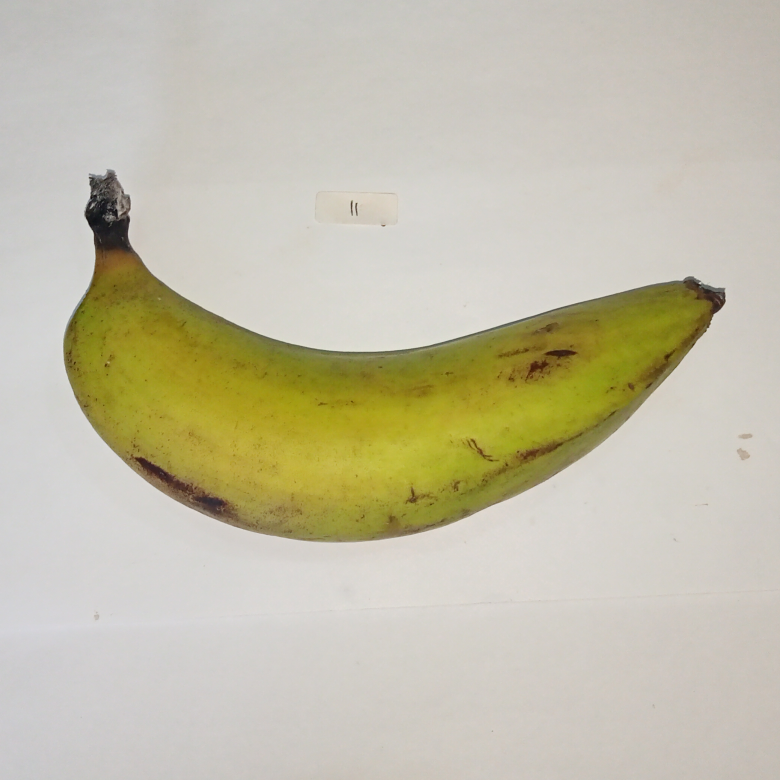
#> input picture data/raw/Realme_11_H11F1_Kanan_matang.jpg, 3120 x 3120 px (shown at 1/4 size); its folder holds only this picture in this run
$ python run_single.py ../data/raw/Realme_11_H11F1_Kanan_matang.jpg
#> lines starting #> are read from the running program, lines starting #| are printed output that depends on the picture; after the words box and inside, x2 and y2 are one past the last pixel; in counts of white or black regions, pixels touching at a corner belong together
### src/banana_ripeness/io_utils.py
"""I/O utilities: reading, writing images, directory discovery, and filename metadata parsing."""

from pathlib import Path
from typing import Dict, List, Optional, Tuple, Union
import cv2
import numpy as np


CANONICAL_CLASSES = ["Mentah", "Matang", "Terlalu Matang", "Busuk"]


def read_image(path: Union[str, Path]) -> np.ndarray:
    """Read an image from disk in BGR format with proper Windows path handling."""
    p = Path(path).resolve()
    if not p.exists():
        raise FileNotFoundError(f"Image not found at: {p}")

    # Use cv2.imdecode to support paths with non-ASCII or space characters reliably on Windows
    data = np.fromfile(str(p), dtype=np.uint8)
    img = cv2.imdecode(data, cv2.IMREAD_COLOR)
    if img is None:
        raise ValueError(f"Failed to decode image from: {p}")
    return img


def write_image(path: Union[str, Path], img: np.ndarray) -> bool:
    """Write an image to disk, creating parent directories if needed."""
    p = Path(path).resolve()
    p.parent.mkdir(parents=True, exist_ok=True)
    ext = p.suffix.lower()
    if not ext:
        ext = ".png"
        p = p.with_suffix(ext)

    success, buf = cv2.imencode(ext, img)
    if not success:
        return False
    with open(p, "wb") as f:
        f.write(buf.tobytes())
    return True


# [10 lines left out: function list_images, not called in this run]


def parse_filename_metadata(filename_or_path: Union[str, Path]) -> Dict[str, Optional[str]]:
    """Parse banana metadata (device, specimen, side, canonical condition) from filename.

    Example:
        'Realme_11_H11F1_Kanan_matang.jpg'
        -> {
            'device': 'Realme 11',
            'specimen': 'H11F1',
            'day': 'H11',
            'angle': 'F1',
            'side': 'Kanan',
            'label': 'Matang',
            'stem': 'Realme_11_H11F1_Kanan_matang'
        }
    """
    stem = Path(filename_or_path).stem
    parts = stem.split("_")

    meta: Dict[str, Optional[str]] = {
        "device": None,
        "specimen": None,
        "day": None,
        "angle": None,
        "side": None,
        "label": None,
        "stem": stem,
    }

    # Normalize lower case for condition parsing
    lower_stem = stem.lower()
    if "terlalu-matang" in lower_stem or "terlalu_matang" in lower_stem or "terlalumatang" in lower_stem:
        meta["label"] = "Terlalu Matang"
    elif "mentah" in lower_stem:
        meta["label"] = "Mentah"
    elif "busuk" in lower_stem:
        meta["label"] = "Busuk"
    elif "matang" in lower_stem:
        meta["label"] = "Matang"

    if "kanan" in lower_stem:
        meta["side"] = "Kanan"
    elif "kiri" in lower_stem:
        meta["side"] = "Kiri"

    if len(parts) >= 2:
        meta["device"] = f"{parts[0]} {parts[1]}"
    if len(parts) >= 3:
        spec = parts[2]
        meta["specimen"] = spec
        if "F" in spec:
            d_part, a_part = spec.split("F", 1)
            meta["day"] = d_part
            meta["angle"] = f"F{a_part}"
        else:
            meta["day"] = spec

    return meta

### src/banana_ripeness/preprocessing.py
"""Preprocessing module: resizing, Gaussian filtering, and contrast stretching."""

from typing import Tuple, Union
import cv2
import numpy as np

from .config import Config, PreprocessingConfig


def resize(img: np.ndarray, size: Tuple[int, int] = (600, 600)) -> np.ndarray:
    """Resize image to standard dimensions (width, height)."""
    return cv2.resize(img, size, interpolation=cv2.INTER_AREA)


def gaussian_blur(
    img: np.ndarray,
    ksize: Tuple[int, int] = (5, 5),
    sigma: float = 0.0,
) -> np.ndarray:
    """Apply Gaussian blur to reduce high-frequency texture noise."""
    # Ensure kernel dimensions are odd
    kw = ksize[0] if ksize[0] % 2 == 1 else ksize[0] + 1
    kh = ksize[1] if ksize[1] % 2 == 1 else ksize[1] + 1
    return cv2.GaussianBlur(img, (kw, kh), sigmaX=sigma, sigmaY=sigma)


def contrast_stretch(
    img: np.ndarray,
    p_low: float = 2.0,
    p_high: float = 98.0,
) -> np.ndarray:
    """Apply percentile-based contrast stretching on the Value (V) channel in HSV space.

    Preserves color hues and saturation while boosting dynamic range when sufficient
    variance exists (v_max - v_min > 30).
    """
    hsv = cv2.cvtColor(img, cv2.COLOR_BGR2HSV)
    v = hsv[:, :, 2].astype(np.float32)

    v_min, v_max = np.percentile(v, (p_low, p_high))
    if v_max - v_min > 30:
        v_stretched = np.clip((v - v_min) * (255.0 / (v_max - v_min)), 0, 255)
        hsv[:, :, 2] = v_stretched.astype(np.uint8)
        return cv2.cvtColor(hsv, cv2.COLOR_HSV2BGR)
    return img


def preprocess(
    img: np.ndarray,
    cfg: Union[Config, PreprocessingConfig],
) -> np.ndarray:
    """Execute complete preprocessing stage: resize -> (optional) contrast stretch -> Gaussian blur."""
    if isinstance(cfg, Config):
        size = cfg.image.size
        p_cfg = cfg.preprocessing
    else:
        size = (600, 600)
        p_cfg = cfg

    # 1. Resize
    out = resize(img, size)

    # 2. Contrast stretching
    if p_cfg.contrast_stretch:
        low_p, high_p = p_cfg.stretch_percentiles
        out = contrast_stretch(out, p_low=low_p, p_high=high_p)

    # 3. Gaussian Blur
    out = gaussian_blur(out, ksize=p_cfg.gaussian_kernel, sigma=p_cfg.gaussian_sigma)
    return out

### src/banana_ripeness/segmentation.py
"""Segmentation module: HSV color thresholding, Otsu thresholding, and mask combination."""

from typing import Any, Dict, Sequence, Union
import cv2
import numpy as np

from .config import Config, SegmentationConfig


def to_hsv(img_bgr: np.ndarray) -> np.ndarray:
    """Convert BGR image to HSV color space."""
    return cv2.cvtColor(img_bgr, cv2.COLOR_BGR2HSV)


def hsv_mask(
    hsv: np.ndarray,
    lower: Sequence[int],
    upper: Sequence[int],
) -> np.ndarray:
    """Create a binary mask isolating pixels within HSV bounds."""
    lower_np = np.array(lower, dtype=np.uint8)
    upper_np = np.array(upper, dtype=np.uint8)
    return cv2.inRange(hsv, lower_np, upper_np)


def otsu_mask(channel: np.ndarray, auto_invert: bool = True) -> np.ndarray:
    """Calculate Otsu automatic threshold on a single grayscale/channel image.

    If auto_invert is enabled, analyzes border boundary pixels. If border pixels are
    predominantly foreground (white), inverts the mask so the main central object
    becomes the foreground.
    """
    _, mask = cv2.threshold(channel, 0, 255, cv2.THRESH_BINARY + cv2.THRESH_OTSU)

    if auto_invert:
        # Check boundary pixels along borders (top, bottom, left, right)
        border_pixels = np.concatenate([
            mask[0, :],
            mask[-1, :],
            mask[:, 0],
            mask[:, -1],
        ])
        # If over 50% of the image perimeter is 255, the background was thresholded as object
        if np.mean(border_pixels > 0) > 0.5:
            mask = cv2.bitwise_not(mask)

    return mask


def combine_masks(m_hsv: np.ndarray, m_otsu: np.ndarray, mode: str = "or") -> np.ndarray:
    """Combine HSV mask and Otsu mask using logical OR or AND."""
    mode_clean = mode.strip().lower()
    if mode_clean == "and":
        return cv2.bitwise_and(m_hsv, m_otsu)
    # Default to logical OR
    return cv2.bitwise_or(m_hsv, m_otsu)


def segment(
    img_pre: np.ndarray,
    cfg: Union[Config, SegmentationConfig],
) -> Dict[str, Any]:
    """Execute hybrid segmentation: HSV inRange + Otsu -> Combined Mask."""
    s_cfg = cfg.segmentation if isinstance(cfg, Config) else cfg

    hsv = to_hsv(img_pre)

    # 1. HSV color bounds mask
    m_hsv = hsv_mask(hsv, s_cfg.hsv_lower, s_cfg.hsv_upper)

    # 2. Otsu thresholding on selected channel (Saturation S=1 or Value V=2)
    ch_idx = 1 if s_cfg.otsu_channel.upper() == "S" else 2
    otsu_ch = hsv[:, :, ch_idx]
    m_otsu = otsu_mask(otsu_ch, auto_invert=s_cfg.auto_invert_otsu)

    # 3. Combine masks
    m_combined = combine_masks(m_hsv, m_otsu, mode=s_cfg.combine_mode)

    return {
        "hsv_img": hsv,
        "otsu_channel": otsu_ch,
        "mask_hsv": m_hsv,
        "mask_otsu": m_otsu,
        "combined": m_combined,
    }

### src/banana_ripeness/pipeline.py
"""Pipeline orchestrator for end-to-end banana ripeness segmentation and classification."""

from dataclasses import dataclass
from pathlib import Path
from typing import Any, Dict, Optional, Union
import cv2
import numpy as np

from .classifier import classify_with_details
from .config import Config, load_config
from .features import extract_features
from .io_utils import read_image
from .morphology import refine
from .preprocessing import preprocess
from .segmentation import segment
from .visualization import overlay


@dataclass
class PipelineResult:
    """Encapsulates full inference results and intermediate stages."""

    label: str
    mask: np.ndarray
    features: Dict[str, Any]
    decision_info: Dict[str, Any]
    stages: Dict[str, np.ndarray]
    gpu_accelerated: bool = False


class BananaRipenessPipeline:
    """Full hybrid pipeline: Preprocessing -> Segmentation -> Morphology -> Features -> Classification."""

    def __init__(
        self,
        cfg: Optional[Config] = None,
        config_path: Optional[Union[str, Path]] = None,
    ):
        if cfg is not None:
            self.cfg = cfg
        else:
            self.cfg = load_config(config_path)

        # Configure hardware acceleration (GPU via OpenCV OpenCL)
        self.gpu_active = False
        if hasattr(self.cfg, "device") and self.cfg.device.use_gpu:
            if cv2.ocl.haveOpenCL():
                cv2.ocl.setUseOpenCL(True)
                self.gpu_active = cv2.ocl.useOpenCL()

    def run(self, img_bgr: np.ndarray) -> PipelineResult:
        """Execute pipeline on a BGR image array."""
        # 1. Preprocess
        pre = preprocess(img_bgr, self.cfg)

        # 2. Hybrid Segmentation (HSV + Otsu)
        seg = segment(pre, self.cfg)

        # 3. Morphology Refinement
        final_mask = refine(seg["combined"], self.cfg)

        # 4. Color Feature Extraction
        features = extract_features(pre, final_mask, self.cfg)

        # 5. Ripeness Classification
        label, decision_info = classify_with_details(features, self.cfg)

        # 6. Visualization Overlay
        vis_overlay = overlay(pre, final_mask, alpha=0.35)

        stages = {
            "raw": img_bgr,
            "preprocessed": pre,
            "mask_hsv": seg["mask_hsv"],
            "mask_otsu": seg["mask_otsu"],
            "combined": seg["combined"],
            "final": final_mask,
            "overlay": vis_overlay,
        }

        return PipelineResult(
            label=label,
            mask=final_mask,
            features=features,
            decision_info=decision_info,
            stages=stages,
            gpu_accelerated=self.gpu_active,
        )

    def run_file(self, image_path: Union[str, Path]) -> PipelineResult:
        """Load image from path and execute pipeline."""
        img = read_image(image_path)
#> in read_image, img is the input picture: shape (3120, 3120, 3); mean B, G, R 169.4, 191.1, 195.8
        return self.run(img)
#> in contrast_stretch, `v = hsv[:, :, 2].astype(np.float32)`:
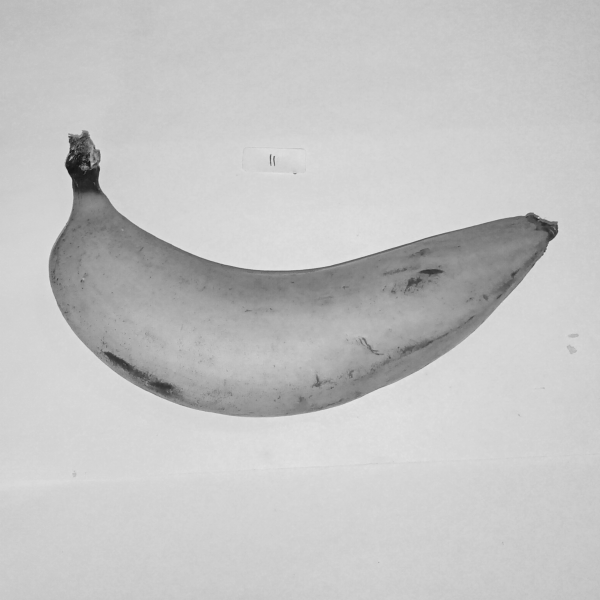
#> v: shape (600, 600) float32; min 19, max 228, mean 195.9
#> in contrast_stretch, `v_min, v_max = np.percentile(v, (p_low, p_high))`: v_min = 118; v_max = 220
#> in contrast_stretch, `v_stretched = np.clip((v - v_min) * (255.0 / (v_max - v_min)), 0, 255)`:
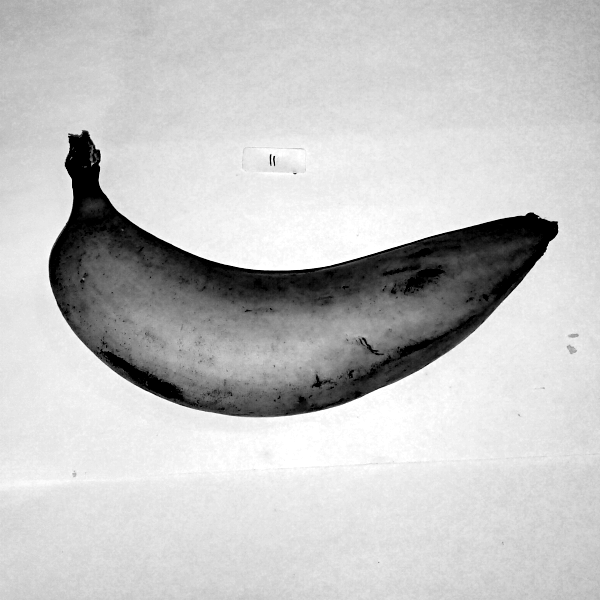
#> v_stretched: shape (600, 600) float32; min 0, max 255, mean 196.1
#> in hsv_mask, `return cv2.inRange(hsv, lower_np, upper_np)`:
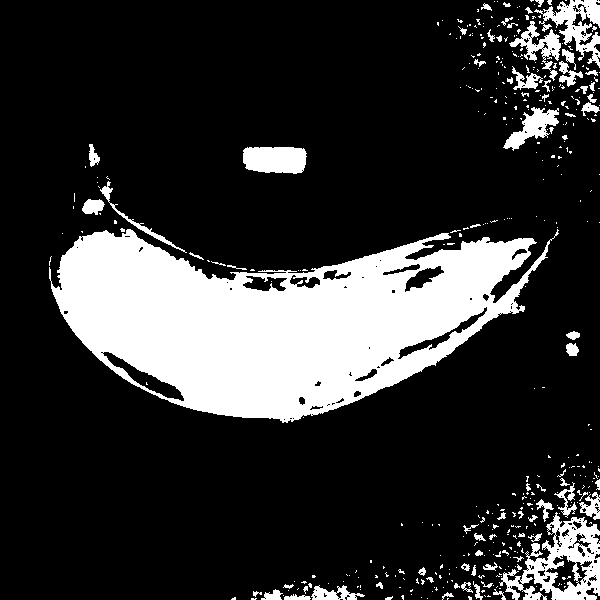
#> returned value: shape (600, 600); 19.8% white; 414 white regions (339 under 20 px), largest, box (x1, y1, x2, y2) and area: (49, 229, 559, 423) 55861, (499, 512, 600, 600) 3912, (534, 0, 600, 68) 1717
#> in segment, `otsu_ch = hsv[:, :, ch_idx]`:
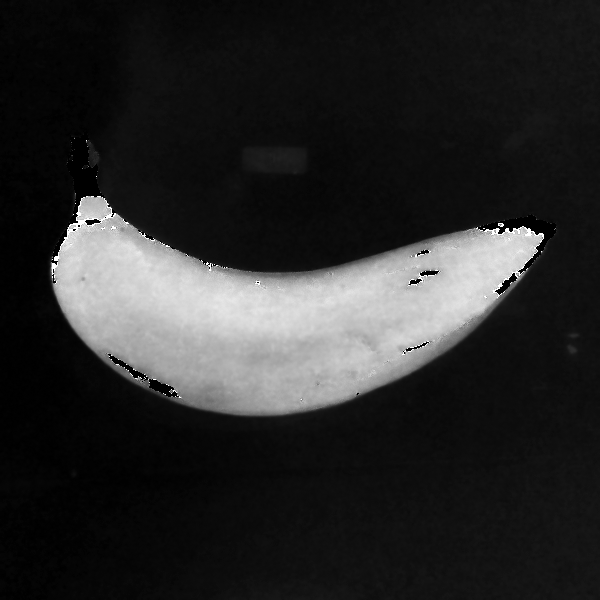
#> otsu_ch: shape (600, 600); min 0, max 255, mean 41.2
#> in otsu_mask, `_, mask = cv2.threshold(channel, 0, 255, cv2.THRESH_BINARY + cv2.THRES..`:
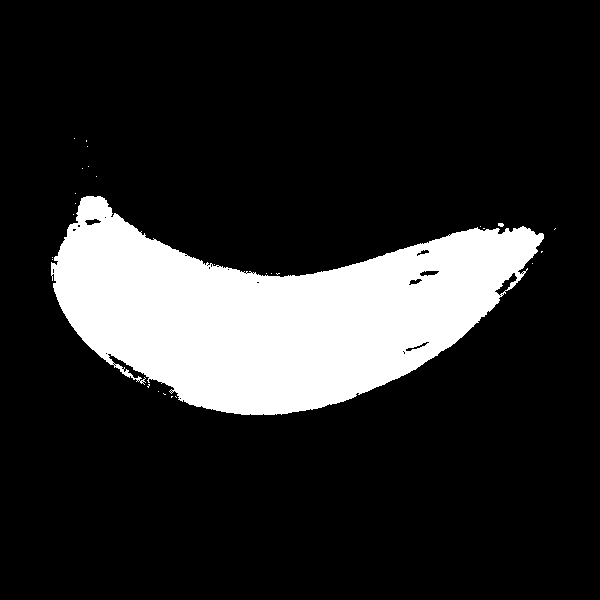
#> mask: shape (600, 600); 16.5% white; 27 white regions (25 under 20 px), largest, box (x1, y1, x2, y2) and area: (51, 196, 544, 415) 59423, (498, 223, 504, 227) 20
#> in otsu_mask, `border_pixels = np.concatenate([ mask[0, :], mask[-1, :], mask[:, 0], ..`: border_pixels = 2400 values from 0 to 0
#> in combine_masks, `return cv2.bitwise_or(m_hsv, m_otsu)`:
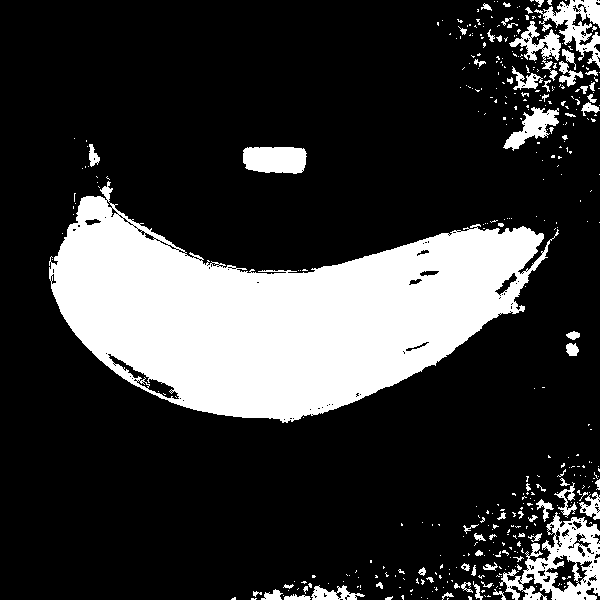
#> returned value: shape (600, 600); 21.8% white; 408 white regions (338 under 20 px), largest, box (x1, y1, x2, y2) and area: (49, 181, 559, 423) 63726, (499, 512, 600, 600) 3912, (534, 0, 600, 68) 1717
#> in run, `seg = segment(pre, self.cfg)`: seg = 5 items

### src/banana_ripeness/morphology.py
"""Morphological refinement module: opening, closing, largest component selection, and hole filling."""

from typing import Tuple, Union
import cv2
import numpy as np

from .config import Config, MorphologyConfig


def make_kernel(
    shape: str = "ellipse",
    size: Tuple[int, int] = (5, 5),
) -> np.ndarray:
    """Construct OpenCV structuring element kernel."""
    shape_map = {
        "ellipse": cv2.MORPH_ELLIPSE,
        "rect": cv2.MORPH_RECT,
        "cross": cv2.MORPH_CROSS,
    }
    morph_shape = shape_map.get(shape.lower(), cv2.MORPH_ELLIPSE)
    return cv2.getStructuringElement(morph_shape, size)


def opening(mask: np.ndarray, kernel: np.ndarray, iters: int = 1) -> np.ndarray:
    """Apply morphological Opening (erosion followed by dilation) to discard isolated noise."""
    if iters <= 0:
        return mask
    return cv2.morphologyEx(mask, cv2.MORPH_OPEN, kernel, iterations=iters)


def closing(mask: np.ndarray, kernel: np.ndarray, iters: int = 2) -> np.ndarray:
    """Apply morphological Closing (dilation followed by erosion) to seal internal dark spots."""
    if iters <= 0:
        return mask
    return cv2.morphologyEx(mask, cv2.MORPH_CLOSE, kernel, iterations=iters)


def largest_component(mask: np.ndarray) -> np.ndarray:
    """Retain only the largest connected foreground component, discarding stray clusters."""
    num_labels, labels, stats, _ = cv2.connectedComponentsWithStats(mask, connectivity=8)
    if num_labels <= 1:
        return mask

    # Exclude background label 0
    areas = stats[1:, cv2.CC_STAT_AREA]
    if len(areas) == 0 or np.max(areas) == 0:
        return mask

    largest_label = 1 + int(np.argmax(areas))
    out = np.zeros_like(mask)
    out[labels == largest_label] = 255
    return out


def fill_holes(mask: np.ndarray) -> np.ndarray:
    """Fill all internal holes within external foreground contours."""
    contours, _ = cv2.findContours(mask, cv2.RETR_EXTERNAL, cv2.CHAIN_APPROX_SIMPLE)
    filled = np.zeros_like(mask)
    cv2.drawContours(filled, contours, -1, 255, thickness=cv2.FILLED)
    return filled


def refine(
    mask: np.ndarray,
    cfg: Union[Config, MorphologyConfig],
) -> np.ndarray:
    """Execute complete morphological refinement: Open -> Close -> Largest Component -> Fill Holes."""
    m_cfg = cfg.morphology if isinstance(cfg, Config) else cfg

    kernel = make_kernel(m_cfg.kernel_shape, m_cfg.kernel_size)

    # 1. Opening
    out = opening(mask, kernel, iters=m_cfg.open_iterations)

    # 2. Closing
    out = closing(out, kernel, iters=m_cfg.close_iterations)

    # 3. Largest connected component
    if m_cfg.keep_largest_component:
        out = largest_component(out)
#> in largest_component, `num_labels, labels, stats, _ = cv2.connectedComponentsWithStats(mask, ..`:
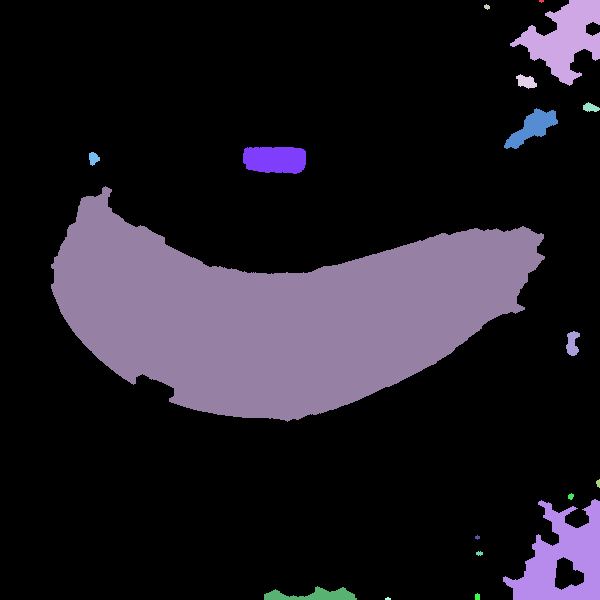
#> labels: shape (600, 600) int32; 19 distinct labels, from 0 to 18; one colour per label, 0 black
#> in largest_component, `num_labels, labels, stats, _ = cv2.connectedComponentsWithStats(mask, ..`: num_labels = 19; stats = 19 rows, first 6: [0, 0, 600, 600, 283003], [539, 0, 5, 3, 11], [510, 0, 90, 86, 3770], [484, 4, 6, 6, 24], [516, 74, 21, 15, 198], [583, 102, 17, 10, 109]
#> in largest_component, `areas = stats[1:, cv2.CC_STAT_AREA]`: areas = 18 values, max 63859 at index 8, min 11 at index 0, mean 4277.6
#> (the rest of the program and of its run is left out)
